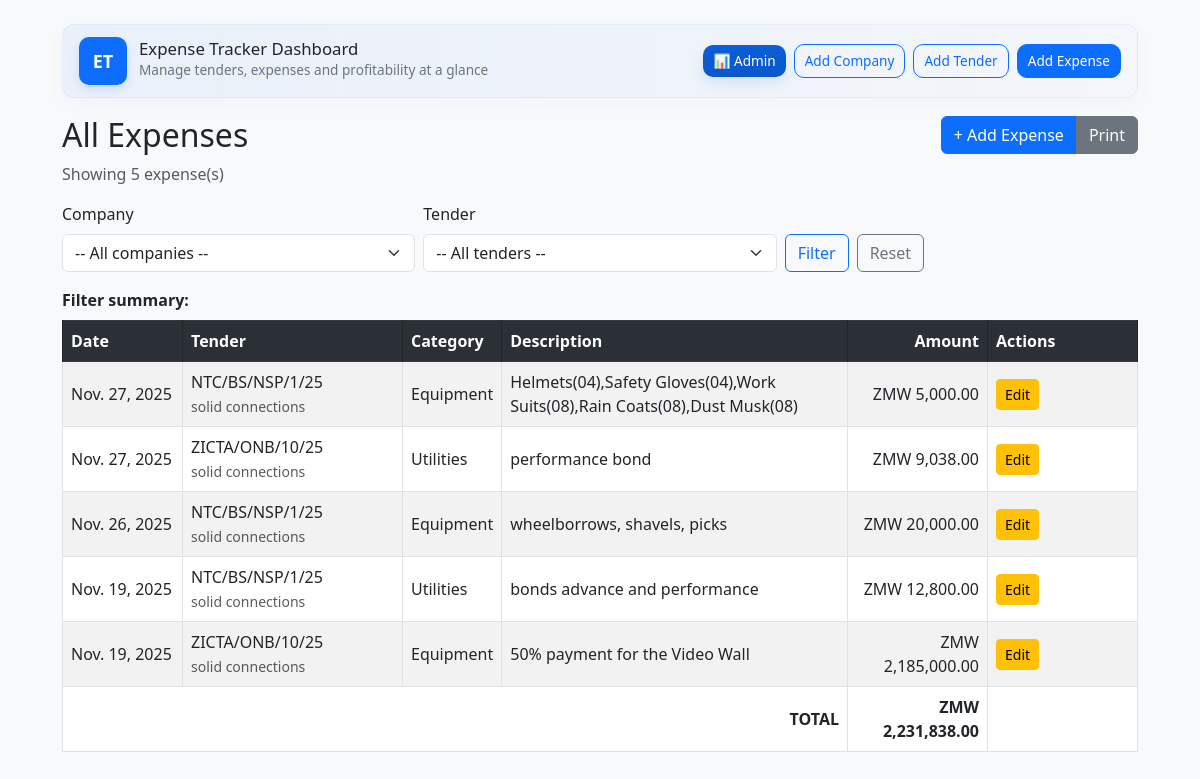
/expenses/, run on an earlier commit of the app's database.
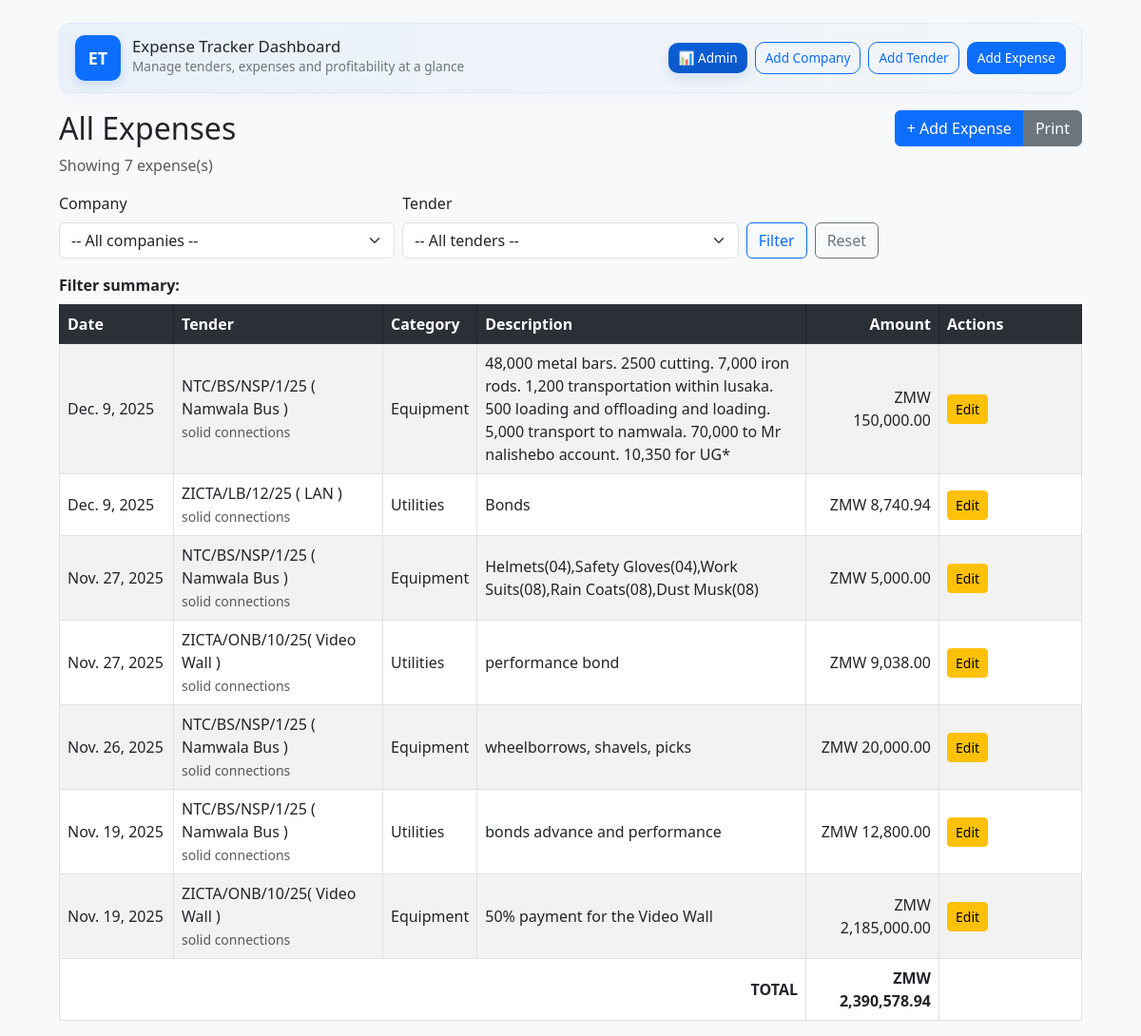
And on a later commit of the database.
### tracker/models.py (models this page shows, shortened)
class Expense(models.Model):
    tender = models.ForeignKey(Tender, on_delete=models.CASCADE, related_name="expenses")
    category = models.CharField(max_length=255)
    description = models.TextField(blank=True, null=True)
    amount = models.DecimalField(max_digits=14, decimal_places=2)
    date = models.DateField(auto_now_add=True)
    class Meta:
        ordering = ['-date']
    def get_absolute_url(self):
        return reverse('tracker:expense_edit', args=[self.pk])

class Tender(models.Model):
    PAYMENT_STATUS_CHOICES = [
        ("Pending", "Pending"),
        ("Partially Paid", "Partially Paid"),
        ("Paid", "Paid"),
    ]
    tender_no = models.CharField(max_length=100, unique=True)
    company = models.ForeignKey(Company, on_delete=models.CASCADE, related_name="tenders")
    client_name = models.CharField(max_length=255)
    total_value = models.DecimalField(max_digits=14, decimal_places=2)
    payment_status = models.CharField(
        max_length=50,
        choices=PAYMENT_STATUS_CHOICES,
        default="Pending"
    )
    start_date = models.DateField(null=True, blank=True)
    end_date = models.DateField(null=True, blank=True)
    class Meta:
        ordering = ['-start_date']

class Company(models.Model):
    name = models.CharField(max_length=255)
    address = models.TextField(blank=True, null=True)
    phone = models.CharField(max_length=50, blank=True, null=True)
    email = models.EmailField(blank=True, null=True)

### tracker/views.py (the view, shortened to what this page needs)
# urls.py: path('expenses/', views.expense_list, name='expense_list'),
def expense_list(request):
    companies = Company.objects.all().order_by('name')
    tenders_qs = Tender.objects.select_related('company').order_by('-start_date')
    qs = Expense.objects.select_related('tender__company').order_by('-date')
    company_id = request.GET.get('company')
    tender_id = request.GET.get('tender')
    selected_company_name = None
    selected_tender_name = None
    if tender_id:
        qs = qs.filter(tender_id=tender_id)
        try:
            selected_tender_name = Tender.objects.get(pk=tender_id).tender_no
        except Tender.DoesNotExist:
            selected_tender_name = None
    paginator = Paginator(qs, 25)
    page_number = request.GET.get('page')
    page_obj = paginator.get_page(page_number)
    total_amount = qs.aggregate(total=Sum('amount'))['total'] or Decimal('0.00')
    context = {
        'title': 'All Expenses',
        'companies': companies,
        'tenders': tenders_qs,
        'expenses': page_obj,
        'total_amount': total_amount,
        'selected_company': int(company_id) if company_id else None,
        'selected_tender': int(tender_id) if tender_id else None,
        'selected_company_name': selected_company_name,
        'selected_tender_name': selected_tender_name,
    }
    return render(request, 'tracker/expense_list.html', context)

### tracker/templates/tracker/expense_list.html (shortened to what the changed rows need)
{% load static %}
{% load humanize %}
<!DOCTYPE html>
<html>
<head>
    <link href="https://cdn.jsdelivr.net/npm/bootstrap@5.3.0/dist/css/bootstrap.min.css" rel="stylesheet">
</head>
<body>
<div class="container mt-4">
    <div class="topbar">
        <div class="brand">
            <div>
                <h1 class="h3">Expense Tracker Dashboard</h1>
            </div>
        </div>
    </div>
    <div class="d-flex justify-content-between align-items-start mb-3 no-print">
        <div>
            <h2>{{ title }}</h2>
            <div class="text-muted">
                Showing
                {% if expenses.paginator %}
                    {{ expenses.paginator.count }}
                {% else %}
                    {{ expenses|length }}
                {% endif %}
                expense(s)
            </div>
        </div>
    </div>
    <div id="print-area">
        <table class="table table-bordered table-striped">
            <thead class="table-dark">
                <tr>
                    <th style="width:120px">Date</th>
                    <th style="width:220px">Tender</th>
                    <th>Category</th>
                    <th>Description</th>
                    <th style="width:140px; text-align:right">Amount</th>
                    <th class="no-print" style="width:150px">Actions</th>
                </tr>
            </thead>
            <tbody>
                {% for e in expenses %}
                <tr>
                    <td>{{ e.date }}</td>
                    <td>
                        {% if e.tender %}
                            {{ e.tender.tender_no }}<br>
                            <small class="text-muted">{{ e.tender.company.name }}</small>
                        {% else %}
                            -
                        {% endif %}
                    </td>
                    <td>{{ e.category }}</td>
                    <td>{{ e.description|default:"-" }}</td>
                    <td style="text-align:right">ZMW {{ e.amount|default:0|floatformat:2|intcomma }}</td>
                    <td class="no-print">
                        <a href="{{ e.get_absolute_url }}" class="btn btn-sm btn-warning">Edit</a>
                    </td>
                </tr>
                {% empty %}
                <tr>
                    <td colspan="6" class="text-center text-muted">No expenses found.</td>
                </tr>
                {% endfor %}
            </tbody>
            <tfoot>
                <tr>
                    <th colspan="4" class="text-end">TOTAL</th>
                    <th style="text-align:right">ZMW {{ total_amount|default:0|floatformat:2|intcomma }}</th>
                    <th class="no-print"></th>
                </tr>
            </tfoot>
        </table>
    </div>
</div>
</body>
</html>

What changed in the data, as far as the page shows it:
added Expense: date "Dec. 9, 2025", tender.tender_no "NTC/BS/NSP/1/25 ( Namwala Bus )", tender.company.name "solid connections", category "Equipment", description "48,000 metal bars. 2500 cutting. 7,000 iron rods. 1,200 transportation within lusaka. 500 loading and offloading and loading. 5,000 transport to namwala. 70,000 to Mr nalishebo account. 10,350 for UG*", amount "150,000.00"
added Expense: date "Dec. 9, 2025", tender.tender_no "ZICTA/LB/12/25 ( LAN )", tender.company.name "solid connections", category "Utilities", description "Bonds", amount "8,740.94"
changed through a linked row, Expense "Helmets(04),Safety Gloves(04),Work Suits(08),Rain Coats(08),Dust Musk(08)": tender.tender_no "NTC/BS/NSP/1/25" → "NTC/BS/NSP/1/25 ( Namwala Bus )"
changed through a linked row, Expense "performance bond": tender.tender_no "ZICTA/ONB/10/25" → "ZICTA/ONB/10/25( Video Wall )"
changed through a linked row, Expense "Nov. 26, 2025": tender.tender_no "NTC/BS/NSP/1/25" → "NTC/BS/NSP/1/25 ( Namwala Bus )"
changed through a linked row, Expense "bonds advance and performance": tender.tender_no "NTC/BS/NSP/1/25" → "NTC/BS/NSP/1/25 ( Namwala Bus )"
changed through a linked row, Expense "50% payment for the Video Wall": tender.tender_no "ZICTA/ONB/10/25" → "ZICTA/ONB/10/25( Video Wall )"
Also different on the page:
{{ expenses.paginator.count }}: "5" → "7"
{{ total_amount|default:0|floatformat:2|intcomma }}: "2,231,838.00" → "2,390,578.94"
